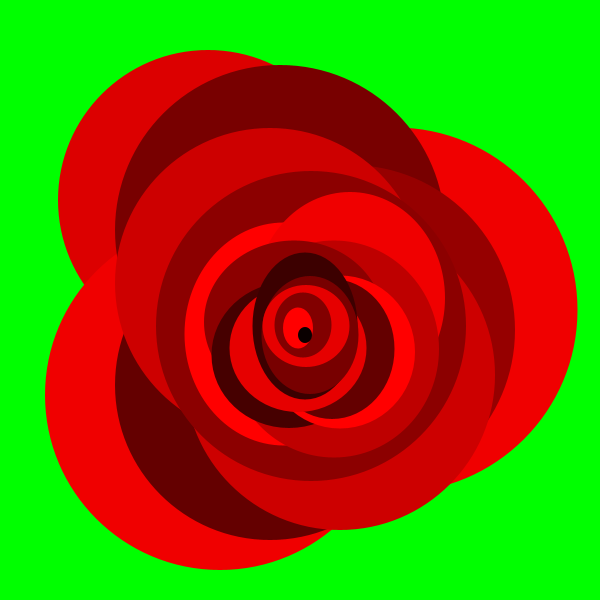
Frame 1 (no input)
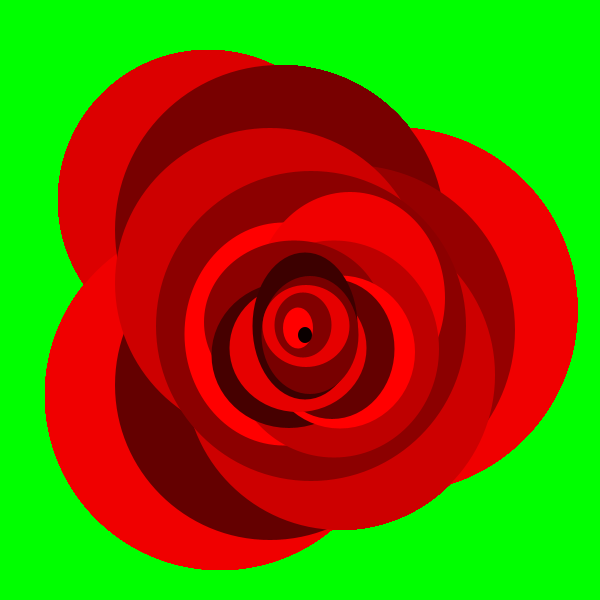
Frame 60 (the mouse pressed at the canvas centre just before this capture)
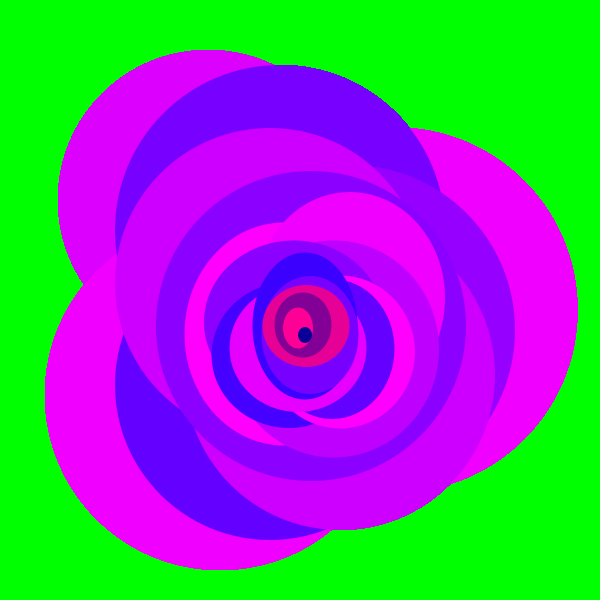
Frame 120 (the mouse held since frame 60 and released just before this capture)

The Processing sketch that drew these frames (run headless with seeded random() and noise(); from frame 60 on, the mouse is pressed at the canvas centre):

// Processing sketch: processing_155763
// ── processing_155763.pde

void setup(){
    size(600,600);
    background(0,255,0);
    noStroke();
    int a;
    int d;
    }
void draw() {
    int a=0+mouseX;
    int d=0+(mouseX/2);
    fill(220,0,a);
    ellipse(208,200,300,300);
    fill(240,0,a);
    ellipse(395,310,365,365);
    ellipse(220,395,350,350);
    fill(120,0,a);
    ellipse(280,230,330,330);
    fill(150,0,a);
    ellipse(350,330,330,330);    
    fill(100,0,a);
    ellipse(270,385,310,310);
    fill(205,0,a);
    ellipse(340,375,310,310);
    ellipse(270,283,310,310);
    fill(140,0,a);
    ellipse(311,326,310,310);
    fill(255,0,a);
    ellipse(284,334,199,223);
    fill(240,0,a);
    ellipse(350,298,190,212);
    fill(190,0,a);
    ellipse(334,349,210,217);
    fill(140,0,a);
    ellipse(294,322,180,163);
    fill(70,0,a);
    ellipse(289,355,155,146);
    fill(255,0,a);
    ellipse(340,352,150,153);
    fill(100,0,a);
    ellipse(332,349,125,140);
    fill(230,0,a);
    ellipse(298,348,137,128);
    fill(60,0,a);
    ellipse(305,326,105,147);
    fill(120,0,a);
    ellipse(310,335,97,118);//small inside
    fill(230,0,d);
    ellipse(306,326,87,82);
    fill(130,0,d);
    ellipse(303,325,57,65);
    fill(255,0,d);
    ellipse(298,328,30,41);
    fill(10,0,d);
    ellipse(305,335,14,16);
    }
